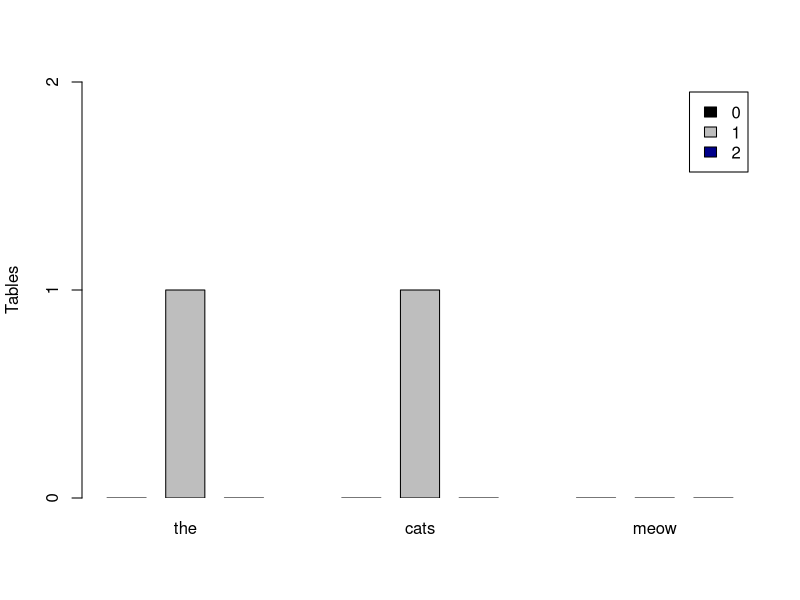

Generate this figure with R:
type = matrix(c(0,1,0, 0,1,0, 0,0,0), nr=3)
dimnames(type)=list(Type=c("0", "1", "2"),Constituent=c("the","cats","meow")) 

pdf('histogram_4.pdf', paper="special", width=18, height=10, onefile=FALSE,pointsize=40)

barplot(type, axes=FALSE, space=c(0.5,0.5,0.5,2.0,0.5,0.5,2.0,0.5,0.5), xpd=F,beside=TRUE,
legend=rownames(type), ylab="Tables", ylim=range(0,2), col=c("black","grey","darkblue"), las=1)
axis(side=2, at=c(0,1,2))
